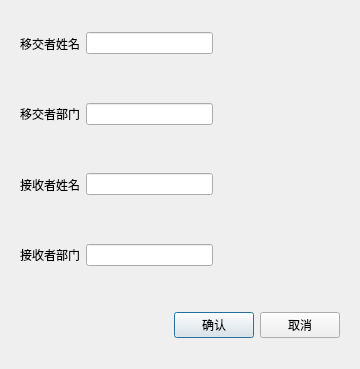
<?xml version="1.0" encoding="UTF-8"?>
<ui version="4.0">
 <class>Dialog</class>
 <widget class="QDialog" name="Dialog">
  <property name="geometry">
   <rect>
    <x>0</x>
    <y>0</y>
    <width>360</width>
    <height>369</height>
   </rect>
  </property>
  <property name="windowTitle">
   <string>Dialog</string>
  </property>
  <layout class="QVBoxLayout" name="verticalLayout">
   <item>
    <widget class="QWidget" name="widget" native="true">
     <layout class="QHBoxLayout" name="horizontalLayout">
      <item>
       <widget class="QLabel" name="label">
        <property name="text">
         <string>移交者姓名</string>
        </property>
       </widget>
      </item>
      <item>
       <widget class="QLineEdit" name="lineEdit"/>
      </item>
      <item>
       <spacer name="horizontalSpacer">
        <property name="orientation">
         <enum>Qt::Horizontal</enum>
        </property>
        <property name="sizeHint" stdset="0">
         <size>
          <width>116</width>
          <height>20</height>
         </size>
        </property>
       </spacer>
      </item>
     </layout>
    </widget>
   </item>
   <item>
    <widget class="QWidget" name="widget_3" native="true">
     <layout class="QHBoxLayout" name="horizontalLayout_2">
      <item>
       <widget class="QLabel" name="label_3">
        <property name="text">
         <string>移交者部门</string>
        </property>
       </widget>
      </item>
      <item>
       <widget class="QLineEdit" name="lineEdit_3"/>
      </item>
      <item>
       <spacer name="horizontalSpacer_3">
        <property name="orientation">
         <enum>Qt::Horizontal</enum>
        </property>
        <property name="sizeHint" stdset="0">
         <size>
          <width>116</width>
          <height>20</height>
         </size>
        </property>
       </spacer>
      </item>
     </layout>
    </widget>
   </item>
   <item>
    <widget class="QWidget" name="widget_2" native="true">
     <layout class="QHBoxLayout" name="horizontalLayout_3">
      <item>
       <widget class="QLabel" name="label_2">
        <property name="text">
         <string>接收者姓名</string>
        </property>
       </widget>
      </item>
      <item>
       <widget class="QLineEdit" name="lineEdit_2"/>
      </item>
      <item>
       <spacer name="horizontalSpacer_2">
        <property name="orientation">
         <enum>Qt::Horizontal</enum>
        </property>
        <property name="sizeHint" stdset="0">
         <size>
          <width>116</width>
          <height>20</height>
         </size>
        </property>
       </spacer>
      </item>
     </layout>
    </widget>
   </item>
   <item>
    <widget class="QWidget" name="widget_4" native="true">
     <layout class="QHBoxLayout" name="horizontalLayout_4">
      <item>
       <widget class="QLabel" name="label_4">
        <property name="text">
         <string>接收者部门</string>
        </property>
       </widget>
      </item>
      <item>
       <widget class="QLineEdit" name="lineEdit_4"/>
      </item>
      <item>
       <spacer name="horizontalSpacer_4">
        <property name="orientation">
         <enum>Qt::Horizontal</enum>
        </property>
        <property name="sizeHint" stdset="0">
         <size>
          <width>116</width>
          <height>20</height>
         </size>
        </property>
       </spacer>
      </item>
     </layout>
    </widget>
   </item>
   <item>
    <widget class="QWidget" name="widget_5" native="true">
     <layout class="QHBoxLayout" name="horizontalLayout_5">
      <item>
       <spacer name="horizontalSpacer_5">
        <property name="orientation">
         <enum>Qt::Horizontal</enum>
        </property>
        <property name="sizeHint" stdset="0">
         <size>
          <width>159</width>
          <height>20</height>
         </size>
        </property>
       </spacer>
      </item>
      <item>
       <widget class="QPushButton" name="pushButton">
        <property name="text">
         <string>确认</string>
        </property>
       </widget>
      </item>
      <item>
       <widget class="QPushButton" name="pushButton_2">
        <property name="text">
         <string>取消</string>
        </property>
       </widget>
      </item>
     </layout>
    </widget>
   </item>
  </layout>
 </widget>
 <resources/>
 <connections/>
</ui>
